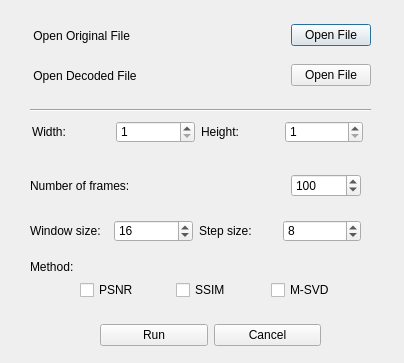
<?xml version="1.0" encoding="UTF-8"?>
<ui version="4.0">
 <class>Test</class>
 <widget class="QDialog" name="Test">
  <property name="geometry">
   <rect>
    <x>0</x>
    <y>0</y>
    <width>404</width>
    <height>363</height>
   </rect>
  </property>
  <property name="sizePolicy">
   <sizepolicy hsizetype="Ignored" vsizetype="Preferred">
    <horstretch>0</horstretch>
    <verstretch>0</verstretch>
   </sizepolicy>
  </property>
  <property name="windowTitle">
   <string>Test</string>
  </property>
  <widget class="Line" name="line">
   <property name="geometry">
    <rect>
     <x>30</x>
     <y>100</y>
     <width>341</width>
     <height>20</height>
    </rect>
   </property>
   <property name="orientation">
    <enum>Qt::Horizontal</enum>
   </property>
  </widget>
  <widget class="QLabel" name="label_2">
   <property name="geometry">
    <rect>
     <x>30</x>
     <y>260</y>
     <width>47</width>
     <height>13</height>
    </rect>
   </property>
   <property name="text">
    <string>Method:</string>
   </property>
  </widget>
  <widget class="QWidget" name="layoutWidget">
   <property name="geometry">
    <rect>
     <x>80</x>
     <y>280</y>
     <width>281</width>
     <height>21</height>
    </rect>
   </property>
   <layout class="QHBoxLayout" name="horizontalLayout_3">
    <item>
     <widget class="QCheckBox" name="psnrBox">
      <property name="text">
       <string>PSNR</string>
      </property>
     </widget>
    </item>
    <item>
     <widget class="QCheckBox" name="ssimBox">
      <property name="text">
       <string>SSIM</string>
      </property>
     </widget>
    </item>
    <item>
     <widget class="QCheckBox" name="msvdBox">
      <property name="text">
       <string>M-SVD</string>
      </property>
     </widget>
    </item>
   </layout>
  </widget>
  <widget class="QWidget" name="layoutWidget">
   <property name="geometry">
    <rect>
     <x>30</x>
     <y>20</y>
     <width>341</width>
     <height>31</height>
    </rect>
   </property>
   <layout class="QHBoxLayout" name="horizontalLayout">
    <item>
     <widget class="QLabel" name="originalLabel">
      <property name="text">
       <string> Open Original File   </string>
      </property>
     </widget>
    </item>
    <item>
     <spacer name="horizontalSpacer">
      <property name="orientation">
       <enum>Qt::Horizontal</enum>
      </property>
      <property name="sizeHint" stdset="0">
       <size>
        <width>40</width>
        <height>20</height>
       </size>
      </property>
     </spacer>
    </item>
    <item>
     <widget class="QPushButton" name="openButton">
      <property name="text">
       <string>Open File</string>
      </property>
     </widget>
    </item>
   </layout>
  </widget>
  <widget class="QWidget" name="layoutWidget">
   <property name="geometry">
    <rect>
     <x>30</x>
     <y>60</y>
     <width>341</width>
     <height>31</height>
    </rect>
   </property>
   <layout class="QHBoxLayout" name="horizontalLayout_2">
    <item>
     <widget class="QLabel" name="decodedLabel">
      <property name="text">
       <string> Open Decoded File </string>
      </property>
     </widget>
    </item>
    <item>
     <spacer name="horizontalSpacer_2">
      <property name="orientation">
       <enum>Qt::Horizontal</enum>
      </property>
      <property name="sizeHint" stdset="0">
       <size>
        <width>40</width>
        <height>20</height>
       </size>
      </property>
     </spacer>
    </item>
    <item>
     <widget class="QPushButton" name="openButton_2">
      <property name="text">
       <string>Open File</string>
      </property>
     </widget>
    </item>
   </layout>
  </widget>
  <widget class="QWidget" name="layoutWidget">
   <property name="geometry">
    <rect>
     <x>30</x>
     <y>170</y>
     <width>331</width>
     <height>31</height>
    </rect>
   </property>
   <layout class="QHBoxLayout" name="horizontalLayout_4">
    <item>
     <widget class="QLabel" name="label">
      <property name="text">
       <string>Number of frames:</string>
      </property>
     </widget>
    </item>
    <item>
     <spacer name="horizontalSpacer_3">
      <property name="orientation">
       <enum>Qt::Horizontal</enum>
      </property>
      <property name="sizeHint" stdset="0">
       <size>
        <width>40</width>
        <height>20</height>
       </size>
      </property>
     </spacer>
    </item>
    <item>
     <widget class="QSpinBox" name="spinBox">
      <property name="sizePolicy">
       <sizepolicy hsizetype="Minimum" vsizetype="Fixed">
        <horstretch>0</horstretch>
        <verstretch>0</verstretch>
       </sizepolicy>
      </property>
      <property name="minimumSize">
       <size>
        <width>70</width>
        <height>0</height>
       </size>
      </property>
      <property name="minimum">
       <number>1</number>
      </property>
      <property name="maximum">
       <number>999999</number>
      </property>
      <property name="value">
       <number>100</number>
      </property>
     </widget>
    </item>
   </layout>
  </widget>
  <widget class="QWidget" name="layoutWidget">
   <property name="geometry">
    <rect>
     <x>100</x>
     <y>320</y>
     <width>221</width>
     <height>31</height>
    </rect>
   </property>
   <layout class="QHBoxLayout" name="horizontalLayout_5">
    <item>
     <widget class="QPushButton" name="runButton">
      <property name="enabled">
       <bool>true</bool>
      </property>
      <property name="text">
       <string>Run</string>
      </property>
     </widget>
    </item>
    <item>
     <widget class="QPushButton" name="cancelButton">
      <property name="text">
       <string>Cancel</string>
      </property>
     </widget>
    </item>
   </layout>
  </widget>
  <widget class="QWidget" name="layoutWidget">
   <property name="geometry">
    <rect>
     <x>30</x>
     <y>220</y>
     <width>331</width>
     <height>22</height>
    </rect>
   </property>
   <layout class="QHBoxLayout" name="horizontalLayout_8">
    <item>
     <widget class="QLabel" name="label_5">
      <property name="text">
       <string>Window size:</string>
      </property>
     </widget>
    </item>
    <item>
     <widget class="QSpinBox" name="windowSizeBox">
      <property name="minimumSize">
       <size>
        <width>70</width>
        <height>0</height>
       </size>
      </property>
      <property name="maximum">
       <number>999</number>
      </property>
      <property name="value">
       <number>16</number>
      </property>
     </widget>
    </item>
    <item>
     <widget class="QLabel" name="label_6">
      <property name="text">
       <string>Step size:</string>
      </property>
     </widget>
    </item>
    <item>
     <widget class="QSpinBox" name="stepSizeBox">
      <property name="minimumSize">
       <size>
        <width>70</width>
        <height>0</height>
       </size>
      </property>
      <property name="maximum">
       <number>999</number>
      </property>
      <property name="value">
       <number>8</number>
      </property>
     </widget>
    </item>
   </layout>
  </widget>
  <widget class="QWidget" name="layoutWidget">
   <property name="geometry">
    <rect>
     <x>32</x>
     <y>121</y>
     <width>331</width>
     <height>22</height>
    </rect>
   </property>
   <layout class="QHBoxLayout" name="horizontalLayout_6">
    <item>
     <widget class="QLabel" name="label_3">
      <property name="text">
       <string>Width:</string>
      </property>
     </widget>
    </item>
    <item>
     <widget class="QSpinBox" name="widthBox">
      <property name="minimumSize">
       <size>
        <width>70</width>
        <height>0</height>
       </size>
      </property>
      <property name="minimum">
       <number>1</number>
      </property>
      <property name="maximum">
       <number>99999</number>
      </property>
     </widget>
    </item>
    <item>
     <widget class="QLabel" name="label_4">
      <property name="text">
       <string>Height:</string>
      </property>
     </widget>
    </item>
    <item>
     <widget class="QSpinBox" name="heightBox">
      <property name="minimumSize">
       <size>
        <width>70</width>
        <height>0</height>
       </size>
      </property>
      <property name="minimum">
       <number>1</number>
      </property>
      <property name="maximum">
       <number>99999</number>
      </property>
     </widget>
    </item>
   </layout>
  </widget>
 </widget>
 <tabstops>
  <tabstop>openButton</tabstop>
  <tabstop>openButton_2</tabstop>
  <tabstop>spinBox</tabstop>
  <tabstop>runButton</tabstop>
  <tabstop>cancelButton</tabstop>
 </tabstops>
 <resources/>
 <connections/>
</ui>
